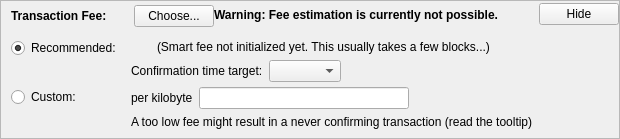
    <widget class="QFrame" name="frameFee">
     <property name="sizePolicy">
      <sizepolicy hsizetype="Expanding" vsizetype="Expanding">
       <horstretch>0</horstretch>
       <verstretch>0</verstretch>
      </sizepolicy>
     </property>
     <property name="maximumSize">
      <size>
       <width>16777215</width>
       <height>16777215</height>
      </size>
     </property>
     <property name="frameShape">
      <enum>QFrame::StyledPanel</enum>
     </property>
     <property name="frameShadow">
      <enum>QFrame::Sunken</enum>
     </property>
     <layout class="QVBoxLayout" name="verticalLayoutFee1">
      <property name="spacing">
       <number>0</number>
      </property>
      <property name="leftMargin">
       <number>0</number>
      </property>
      <property name="topMargin">
       <number>0</number>
      </property>
      <property name="rightMargin">
       <number>0</number>
      </property>
      <property name="bottomMargin">
       <number>0</number>
      </property>
      <item>
       <layout class="QVBoxLayout" name="verticalLayoutFee2" stretch="0,0,0">
        <property name="spacing">
         <number>0</number>
        </property>
        <property name="leftMargin">
         <number>10</number>
        </property>
        <property name="topMargin">
         <number>0</number>
        </property>
        <item>
         <layout class="QHBoxLayout" name="horizontalLayoutFee1">
          <property name="bottomMargin">
           <number>0</number>
          </property>
          <item>
           <layout class="QVBoxLayout" name="verticalLayoutFee7">
            <property name="spacing">
             <number>0</number>
            </property>
            <item>
             <spacer name="verticalSpacerSmartFee">
              <property name="orientation">
               <enum>Qt::Vertical</enum>
              </property>
              <property name="sizeType">
               <enum>QSizePolicy::Fixed</enum>
              </property>
              <property name="sizeHint" stdset="0">
               <size>
                <width>1</width>
                <height>4</height>
               </size>
              </property>
             </spacer>
            </item>
            <item>
             <layout class="QHBoxLayout" name="horizontalLayoutSmartFee">
              <property name="spacing">
               <number>10</number>
              </property>
              <item>
               <widget class="QLabel" name="labelFeeHeadline">
                <property name="sizePolicy">
                 <sizepolicy hsizetype="Preferred" vsizetype="Maximum">
                  <horstretch>0</horstretch>
                  <verstretch>0</verstretch>
                 </sizepolicy>
                </property>
                <property name="font">
                 <font>
                  <weight>75</weight>
                  <bold>true</bold>
                 </font>
                </property>
                <property name="styleSheet">
                 <string notr="true">font-weight:bold;</string>
                </property>
                <property name="text">
                 <string>Transaction Fee:</string>
                </property>
               </widget>
              </item>
              <item>
               <widget class="QLabel" name="labelFeeMinimized">
                <property name="text">
                 <string/>
                </property>
               </widget>
              </item>
              <item>
               <widget class="QPushButton" name="buttonChooseFee">
                <property name="text">
                 <string>Choose...</string>
                </property>
               </widget>
              </item>
             </layout>
            </item>
            <item>
             <spacer name="verticalSpacer_5">
              <property name="orientation">
               <enum>Qt::Vertical</enum>
              </property>
              <property name="sizeHint" stdset="0">
               <size>
                <width>1</width>
                <height>1</height>
               </size>
              </property>
             </spacer>
            </item>
           </layout>
          </item>
          <item>
           <widget class="QLabel" name="fallbackFeeWarningLabel">
            <property name="toolTip">
             <string>Using the fallbackfee can result in sending a transaction that will take several hours or days (or never) to confirm. Consider choosing your fee manually or wait until you have validated the complete chain.</string>
            </property>
            <property name="font">
            <font>
                <weight>75</weight>
                <bold>true</bold>
            </font>
            </property>
            <property name="text">
             <string>Warning: Fee estimation is currently not possible.</string>
            </property>
            <property name="wordWrap">
             <bool>false</bool>
            </property>
           </widget>
          </item>
          <item>
           <spacer name="horizontalSpacer_4">
            <property name="orientation">
             <enum>Qt::Horizontal</enum>
            </property>
            <property name="sizeType">
             <enum>QSizePolicy::MinimumExpanding</enum>
            </property>
            <property name="sizeHint" stdset="0">
             <size>
              <width>40</width>
              <height>20</height>
             </size>
            </property>
           </spacer>
          </item>
          <item>
           <widget class="QPushButton" name="buttonMinimizeFee">
            <property name="toolTip">
             <string>Hide transaction fee settings</string>
            </property>
            <property name="text">
             <string>Hide</string>
            </property>
           </widget>
          </item>
         </layout>
        </item>
        <item>
         <widget class="QFrame" name="frameFeeSelection">
          <layout class="QVBoxLayout" name="verticalLayoutFee12">
           <property name="spacing">
            <number>0</number>
           </property>
           <property name="leftMargin">
            <number>0</number>
           </property>
           <property name="topMargin">
            <number>0</number>
           </property>
           <property name="rightMargin">
            <number>0</number>
           </property>
           <property name="bottomMargin">
            <number>0</number>
           </property>
           <item>
            <layout class="QGridLayout" name="gridLayoutFee">
             <property name="topMargin">
              <number>10</number>
             </property>
             <property name="bottomMargin">
              <number>4</number>
             </property>
             <property name="horizontalSpacing">
              <number>10</number>
             </property>
             <property name="verticalSpacing">
              <number>4</number>
             </property>
             <item row="1" column="1">
              <layout class="QVBoxLayout" name="verticalLayoutFee8">
               <property name="spacing">
                <number>6</number>
               </property>
               <item>
                <layout class="QHBoxLayout" name="horizontalLayoutFee13">
                 <item>
                  <widget class="QLabel" name="labelCustomPerKilobyte">
                   <property name="toolTip">
                    <string>Specify a custom fee per kB (1,000 bytes) of the transaction's virtual size.

Note:  Since the fee is calculated on a per-byte basis, a fee of "100 satoshis per kB" for a transaction size of 500 bytes (half of 1 kB) would ultimately yield a fee of only 50 satoshis.</string>
                   </property>
                   <property name="text">
                    <string>per kilobyte</string>
                   </property>
                  </widget>
                 </item>
                 <item>
                  <widget class="BitcoinAmountField" name="customFee"/>
                 </item>
                 <item>
                  <spacer name="horizontalSpacer_6">
                   <property name="orientation">
                    <enum>Qt::Horizontal</enum>
                   </property>
                   <property name="sizeHint" stdset="0">
                    <size>
                     <width>1</width>
                     <height>1</height>
                    </size>
                   </property>
                  </spacer>
                 </item>
                </layout>
               </item>
               <item>
                <layout class="QHBoxLayout" name="horizontalLayoutFee8">
                 <item>
                  <widget class="QLabel" name="labelCustomFeeWarning">
                   <property name="enabled">
                    <bool>true</bool>
                   </property>
                   <property name="toolTip">
                    <string>When there is less transaction volume than space in the blocks, miners as well as relaying nodes may enforce a minimum fee. Paying only this minimum fee is just fine, but be aware that this can result in a never confirming transaction once there is more demand for defcoin transactions than the network can process.</string>
                   </property>
                   <property name="text">
                    <string>A too low fee might result in a never confirming transaction (read the tooltip)</string>
                   </property>
                  </widget>
                 </item>
                 <item>
                  <spacer name="horizontalSpacer_2">
                   <property name="orientation">
                    <enum>Qt::Horizontal</enum>
                   </property>
                   <property name="sizeHint" stdset="0">
                    <size>
                     <width>1</width>
                     <height>1</height>
                    </size>
                   </property>
                  </spacer>
                 </item>
                </layout>
               </item>
              </layout>
             </item>
             <item row="0" column="0">
              <layout class="QVBoxLayout" name="verticalLayoutFee4" stretch="0,1">
               <item>
                <widget class="QRadioButton" name="radioSmartFee">
                 <property name="text">
                  <string>Recommended:</string>
                 </property>
                 <property name="checked">
                  <bool>true</bool>
                 </property>
                 <attribute name="buttonGroup">
                  <string notr="true">groupFee</string>
                 </attribute>
                </widget>
               </item>
               <item>
                <spacer name="verticalSpacer_2">
                 <property name="orientation">
                  <enum>Qt::Vertical</enum>
                 </property>
                 <property name="sizeHint" stdset="0">
                  <size>
                   <width>1</width>
                   <height>1</height>
                  </size>
                 </property>
                </spacer>
               </item>
              </layout>
             </item>
             <item row="1" column="0">
              <layout class="QVBoxLayout" name="verticalLayoutFee9" stretch="0,1">
               <item>
                <widget class="QRadioButton" name="radioCustomFee">
                 <property name="text">
                  <string>Custom:</string>
                 </property>
                 <attribute name="buttonGroup">
                  <string notr="true">groupFee</string>
                 </attribute>
                </widget>
               </item>
               <item>
                <spacer name="verticalSpacer_6">
                 <property name="orientation">
                  <enum>Qt::Vertical</enum>
                 </property>
                 <property name="sizeHint" stdset="0">
                  <size>
                   <width>1</width>
                   <height>1</height>
                  </size>
                 </property>
                </spacer>
               </item>
              </layout>
             </item>
             <item row="0" column="1">
              <layout class="QVBoxLayout" name="verticalLayoutFee3" stretch="0,0,1">
               <property name="spacing">
                <number>6</number>
               </property>
               <property name="topMargin">
                <number>2</number>
               </property>
               <item>
                <layout class="QHBoxLayout" name="horizontalLayoutFee12">
                 <item>
                  <widget class="QLabel" name="labelSmartFee">
                   <property name="text">
                    <string/>
                   </property>
                  </widget>
                 </item>
                 <item>
                  <widget class="QLabel" name="labelFeeEstimation">
                   <property name="text">
                    <string/>
                   </property>
                  </widget>
                 </item>
                 <item>
                  <widget class="QLabel" name="labelSmartFee2">
                   <property name="text">
                    <string>(Smart fee not initialized yet. This usually takes a few blocks...)</string>
                   </property>
                  </widget>
                 </item>
                 <item>
                  <spacer name="horizontalSpacer_5">
                   <property name="orientation">
                    <enum>Qt::Horizontal</enum>
                   </property>
                   <property name="sizeHint" stdset="0">
                    <size>
                     <width>1</width>
                     <height>1</height>
                    </size>
                   </property>
                  </spacer>
                 </item>
                </layout>
               </item>
               <item>
                <layout class="QHBoxLayout" name="horizontalLayoutFee9">
                 <item>
                  <layout class="QVBoxLayout" name="verticalLayoutFee6">
                   <item>
                    <widget class="QLabel" name="labelSmartFee3">
                     <property name="text">
                      <string>Confirmation time target:</string>
                     </property>
                    </widget>
                   </item>
                  </layout>
                 </item>
                 <item>
                  <layout class="QVBoxLayout" name="verticalLayoutFee5">
                   <property name="rightMargin">
                    <number>30</number>
                   </property>
                   <item>
                    <layout class="QHBoxLayout" name="horizontalLayoutConfTarget">
                     <property name="bottomMargin">
                      <number>0</number>
                     </property>
                     <item>
                      <widget class="QComboBox" name="confTargetSelector"/>
                     </item>
                     <item>
                      <spacer name="horizontalSpacerConfTarget">
                       <property name="orientation">
                        <enum>Qt::Horizontal</enum>
                       </property>
                       <property name="sizeHint" stdset="0">
                        <size>
                         <width>40</width>
                         <height>20</height>
                        </size>
                       </property>
                      </spacer>
                     </item>
                    </layout>
                   </item>
                  </layout>
                 </item>
                </layout>
               </item>
               <item>
                <spacer name="verticalSpacer_4">
                 <property name="orientation">
                  <enum>Qt::Vertical</enum>
                 </property>
                 <property name="sizeHint" stdset="0">
                  <size>
                   <width>1</width>
                   <height>1</height>
                  </size>
                 </property>
                </spacer>
               </item>
              </layout>
             </item>
            </layout>
           </item>
          </layout>
         </widget>
        </item>
        <item>
         <spacer name="verticalSpacerFee">
          <property name="orientation">
           <enum>Qt::Vertical</enum>
          </property>
          <property name="sizeHint" stdset="0">
           <size>
            <width>40</width>
            <height>5</height>
           </size>
          </property>
         </spacer>
        </item>
       </layout>
      </item>
     </layout>
    </widget>
